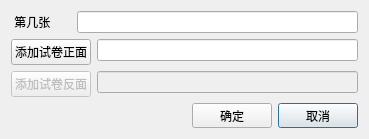
<?xml version="1.0" encoding="UTF-8"?>
<ui version="4.0">
 <class>AddPageDlg</class>
 <widget class="QDialog" name="AddPageDlg">
  <property name="geometry">
   <rect>
    <x>0</x>
    <y>0</y>
    <width>369</width>
    <height>131</height>
   </rect>
  </property>
  <property name="sizePolicy">
   <sizepolicy hsizetype="Fixed" vsizetype="Fixed">
    <horstretch>0</horstretch>
    <verstretch>0</verstretch>
   </sizepolicy>
  </property>
  <property name="windowTitle">
   <string>添加答题卷</string>
  </property>
  <layout class="QGridLayout" name="gridLayout">
   <item row="2" column="0">
    <spacer name="horizontalSpacer">
     <property name="orientation">
      <enum>Qt::Horizontal</enum>
     </property>
     <property name="sizeHint" stdset="0">
      <size>
       <width>88</width>
       <height>17</height>
      </size>
     </property>
    </spacer>
   </item>
   <item row="2" column="2">
    <widget class="QPushButton" name="cancelBtn">
     <property name="minimumSize">
      <size>
       <width>0</width>
       <height>25</height>
      </size>
     </property>
     <property name="text">
      <string>取消</string>
     </property>
    </widget>
   </item>
   <item row="2" column="1">
    <widget class="QPushButton" name="okBtn">
     <property name="minimumSize">
      <size>
       <width>0</width>
       <height>25</height>
      </size>
     </property>
     <property name="text">
      <string>确定</string>
     </property>
    </widget>
   </item>
   <item row="1" column="0" colspan="3">
    <layout class="QFormLayout" name="formLayout">
     <property name="fieldGrowthPolicy">
      <enum>QFormLayout::AllNonFixedFieldsGrow</enum>
     </property>
     <item row="0" column="0">
      <widget class="QPushButton" name="addFrontPageBtn">
       <property name="text">
        <string>添加试卷正面</string>
       </property>
      </widget>
     </item>
     <item row="0" column="1">
      <widget class="QLineEdit" name="pathEdit">
       <property name="readOnly">
        <bool>true</bool>
       </property>
      </widget>
     </item>
     <item row="1" column="0">
      <widget class="QPushButton" name="addBackPageBtn">
       <property name="enabled">
        <bool>false</bool>
       </property>
       <property name="text">
        <string>添加试卷反面</string>
       </property>
      </widget>
     </item>
     <item row="1" column="1">
      <widget class="QLineEdit" name="backPathEdit">
       <property name="enabled">
        <bool>false</bool>
       </property>
      </widget>
     </item>
    </layout>
   </item>
   <item row="0" column="0" colspan="3">
    <layout class="QFormLayout" name="formLayout_2">
     <item row="0" column="0">
      <widget class="QLabel" name="label">
       <property name="text">
        <string> 第几张      </string>
       </property>
      </widget>
     </item>
     <item row="0" column="1">
      <widget class="QLineEdit" name="idEdit"/>
     </item>
    </layout>
   </item>
  </layout>
 </widget>
 <layoutdefault spacing="6" margin="11"/>
 <resources/>
 <connections/>
</ui>
